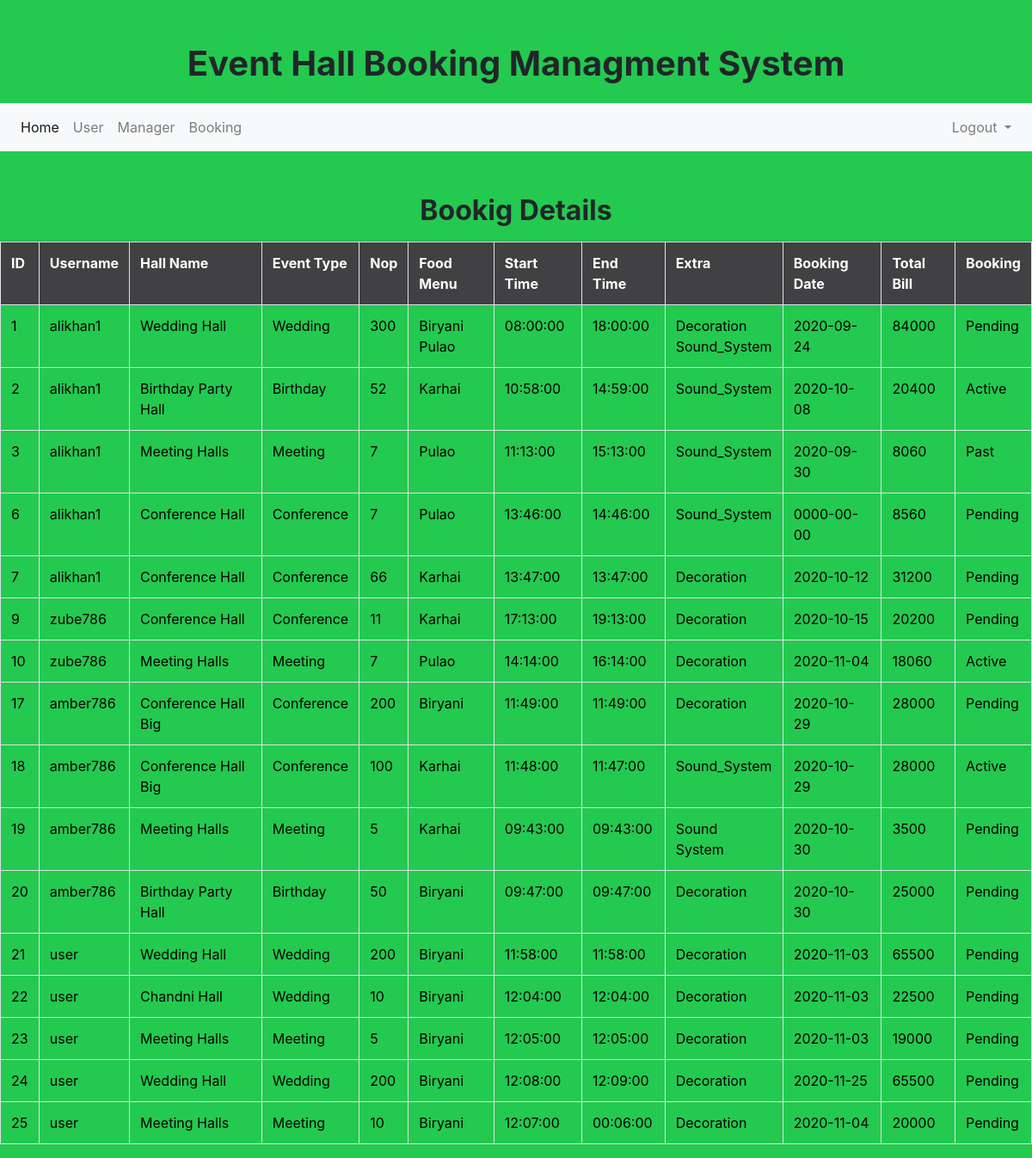
The page /admin/booking.php (signed in) on the database its author committed.
### tables this page shows
CREATE TABLE `booking_tbl` (
  `ID` int(11) NOT NULL,
  `Username` varchar(255) NOT NULL,
  `Hall_name` varchar(255) NOT NULL,
  `Event_type` varchar(255) NOT NULL,
  `Nop` int(11) NOT NULL,
  `Menu` varchar(255) NOT NULL,
  `Stime` time NOT NULL,
  `Etime` time NOT NULL,
  `Extra` varchar(255) NOT NULL,
  `Booking_date` date NOT NULL,
  `Total_bill` int(11) NOT NULL,
  `Booking` varchar(255) NOT NULL
);

### admin/booking.php (the view, shortened to what this page needs)
<?php
if (empty($_SESSION['uID'])) {
  echo '<script language="javascript">';
  echo 'alert("Please login to continue")';
  echo '</script>';
  echo "<script>location.replace('../login.php')</script>";
}else{
include ('adminHeader.php');
?>
<!DOCTYPE html>
<html>
<head>
</head>
<body>
	<div class="main_container">
  <h2 class="heading">Bookig Details</h2>
  <hr>
    <div class="standardTable" style="margin-top:-400px; ">
      <table class="table table-bordered" width="20rem">
            <tr>
                <th scope="col">ID</th>
                <th scope="col">Username</th>
                <th scope="col">Hall Name</th>
                <th scope="col">Event Type</th>
                <th scope="col">Nop</th>
                <th scope="col">Food Menu</th>
                <th scope="col">Start Time</th>
                <th scope="col">End Time</th>
                <th scope="col">Extra</th>
                <th scope="col">Booking Date</th>
                <th scope="col">Total Bill</th>
                <th scope="col">Booking</th>
            </tr>
        <?php
          $qry = "SELECT * FROM booking_tbl";
          $run = mysqli_query($conn,$qry);
          while ($row = mysqli_fetch_array($run))
          {
        ?>
            <tr>
                <td><?php echo $row ['ID']; ?></td>
                <td><?php echo $row ['Username']; ?></td>
                <td><?php echo $row ['Hall_name']; ?></td>
                <td><?php echo $row ['Event_type']; ?></td>
                <td><?php echo $row ['Nop']; ?></td>
                <td><?php
                  $menu = $row ['Menu'];
                  $emenu=explode(" ",$menu);
                  foreach ($emenu as $exmenu) {
                    echo $exmenu;
                    echo "<br>";
                  }
                ?></td>
                <td><?php echo $row ['Stime']; ?></td>
                <td><?php echo $row ['Etime']; ?></td>
                <td><?php
                 $extra = $row ['Extra'];
                 $eextra=explode(" ",$extra);
                 foreach ($eextra as $Exextra) {
                    echo $Exextra;
                    echo "<br>";
                  }
                 ?></td>
                <td><?php echo $row ['Booking_date']; ?></td>
                <td><?php echo $row ['Total_bill']; ?></td>
                <td><?php echo $row ['Booking']; ?></td>
            </tr>
        <?php
          echo "<br>";
          }
        ?>
        </table>
    </div>
	</div>
</body>
</html>
<?php
}
?>

### rows shown on the page
booking_tbl: ID "1", Username "alikhan1", Hall_name "Wedding Hall", Event_type "Wedding", Nop "300", Menu "Biryani", Menu "Pulao", Stime "08:00:00", Etime "18:00:00", Extra "Decoration", Extra "Sound_System", Booking_date "2020-09-24", Total_bill "84000", Booking "Pending"
booking_tbl: ID "2", Username "alikhan1", Hall_name "Birthday Party Hall", Event_type "Birthday", Nop "52", Menu "Karhai", Stime "10:58:00", Etime "14:59:00", Extra "Sound_System", Booking_date "2020-10-08", Total_bill "20400", Booking "Active"
booking_tbl: ID "3", Username "alikhan1", Hall_name "Meeting Halls", Event_type "Meeting", Nop "7", Menu "Pulao", Stime "11:13:00", Etime "15:13:00", Extra "Sound_System", Booking_date "2020-09-30", Total_bill "8060", Booking "Past"
booking_tbl: ID "6", Username "alikhan1", Hall_name "Conference Hall", Event_type "Conference", Nop "7", Menu "Pulao", Stime "13:46:00", Etime "14:46:00", Extra "Sound_System", Booking_date "0000-00-00", Total_bill "8560", Booking "Pending"
booking_tbl: ID "7", Username "alikhan1", Hall_name "Conference Hall", Event_type "Conference", Nop "66", Menu "Karhai", Stime "13:47:00", Etime "13:47:00", Extra "Decoration", Booking_date "2020-10-12", Total_bill "31200", Booking "Pending"
booking_tbl: ID "9", Username "zube786", Hall_name "Conference Hall", Event_type "Conference", Nop "11", Menu "Karhai", Stime "17:13:00", Etime "19:13:00", Extra "Decoration", Booking_date "2020-10-15", Total_bill "20200", Booking "Pending"
booking_tbl: ID "10", Username "zube786", Hall_name "Meeting Halls", Event_type "Meeting", Nop "7", Menu "Pulao", Stime "14:14:00", Etime "16:14:00", Extra "Decoration", Booking_date "2020-11-04", Total_bill "18060", Booking "Active"
booking_tbl: ID "17", Username "amber786", Hall_name "Conference Hall Big", Event_type "Conference", Nop "200", Menu "Biryani", Stime "11:49:00", Etime "11:49:00", Extra "Decoration", Booking_date "2020-10-29", Total_bill "28000", Booking "Pending"
booking_tbl: ID "18", Username "amber786", Hall_name "Conference Hall Big", Event_type "Conference", Nop "100", Menu "Karhai", Stime "11:48:00", Etime "11:47:00", Extra "Sound_System", Booking_date "2020-10-29", Total_bill "28000", Booking "Active"
booking_tbl: ID "19", Username "amber786", Hall_name "Meeting Halls", Event_type "Meeting", Nop "5", Menu "Karhai", Stime "09:43:00", Etime "09:43:00", Extra "Sound", Extra "System", Booking_date "2020-10-30", Total_bill "3500", Booking "Pending"
booking_tbl: ID "20", Username "amber786", Hall_name "Birthday Party Hall", Event_type "Birthday", Nop "50", Menu "Biryani", Stime "09:47:00", Etime "09:47:00", Extra "Decoration", Booking_date "2020-10-30", Total_bill "25000", Booking "Pending"
booking_tbl: ID "21", Username "user", Hall_name "Wedding Hall", Event_type "Wedding", Nop "200", Menu "Biryani", Stime "11:58:00", Etime "11:58:00", Extra "Decoration", Booking_date "2020-11-03", Total_bill "65500", Booking "Pending"
booking_tbl: ID "22", Username "user", Hall_name "Chandni Hall", Event_type "Wedding", Nop "10", Menu "Biryani", Stime "12:04:00", Etime "12:04:00", Extra "Decoration", Booking_date "2020-11-03", Total_bill "22500", Booking "Pending"
booking_tbl: ID "23", Username "user", Hall_name "Meeting Halls", Event_type "Meeting", Nop "5", Menu "Biryani", Stime "12:05:00", Etime "12:05:00", Extra "Decoration", Booking_date "2020-11-03", Total_bill "19000", Booking "Pending"
booking_tbl: ID "24", Username "user", Hall_name "Wedding Hall", Event_type "Wedding", Nop "200", Menu "Biryani", Stime "12:08:00", Etime "12:09:00", Extra "Decoration", Booking_date "2020-11-25", Total_bill "65500", Booking "Pending"
booking_tbl: ID "25", Username "user", Hall_name "Meeting Halls", Event_type "Meeting", Nop "10", Menu "Biryani", Stime "12:07:00", Etime "00:06:00", Extra "Decoration", Booking_date "2020-11-04", Total_bill "20000", Booking "Pending"
